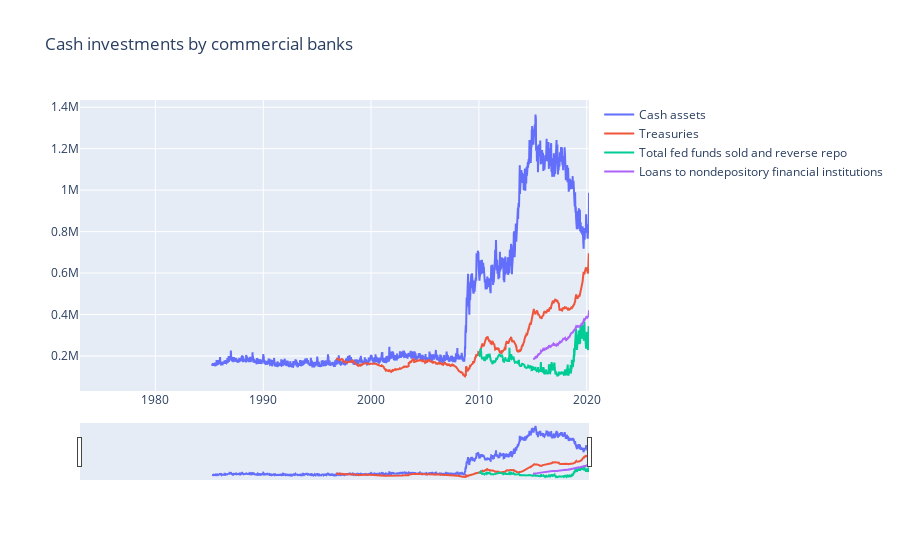

This figure's notebook cell:
### Code cell
df = H8.unstack().swaplevel(axis=1)['Large']
keys = ['Cash assets',
         'Treasuries',
         'Total fed funds sold and reverse repo',
         'Loans to nondepository financial institutions']
ts_plot(df, df.index, keys, keys, 'Cash investments by commercial banks')

### Figure 1 — Plotly figure (JSON) as saved in the notebook; plotly's stock layout.template omitted (floating-point values rounded to 4 significant figures; data arrays with more than 128 entries replaced by an {"elided": "..."} marker saying what was removed)
{"data": [{"name": "Cash assets", "type": "scatter", "x": {"elided": "2464 str values"}, "y": {"elided": "2464 float values"}}, {"name": "Treasuries", "type": "scatter", "x": {"elided": "2464 str values"}, "y": {"elided": "2464 float values"}}, {"name": "Total fed funds sold and reverse repo", "type": "scatter", "x": {"elided": "2464 str values"}, "y": {"elided": "2464 float values"}}, {"name": "Loans to nondepository financial institutions", "type": "scatter", "x": {"elided": "2464 str values"}, "y": {"elided": "2464 float values"}}], "layout": {"title": {"text": "Cash investments by commercial banks"}, "xaxis": {"rangeslider": {"visible": true}}}}
